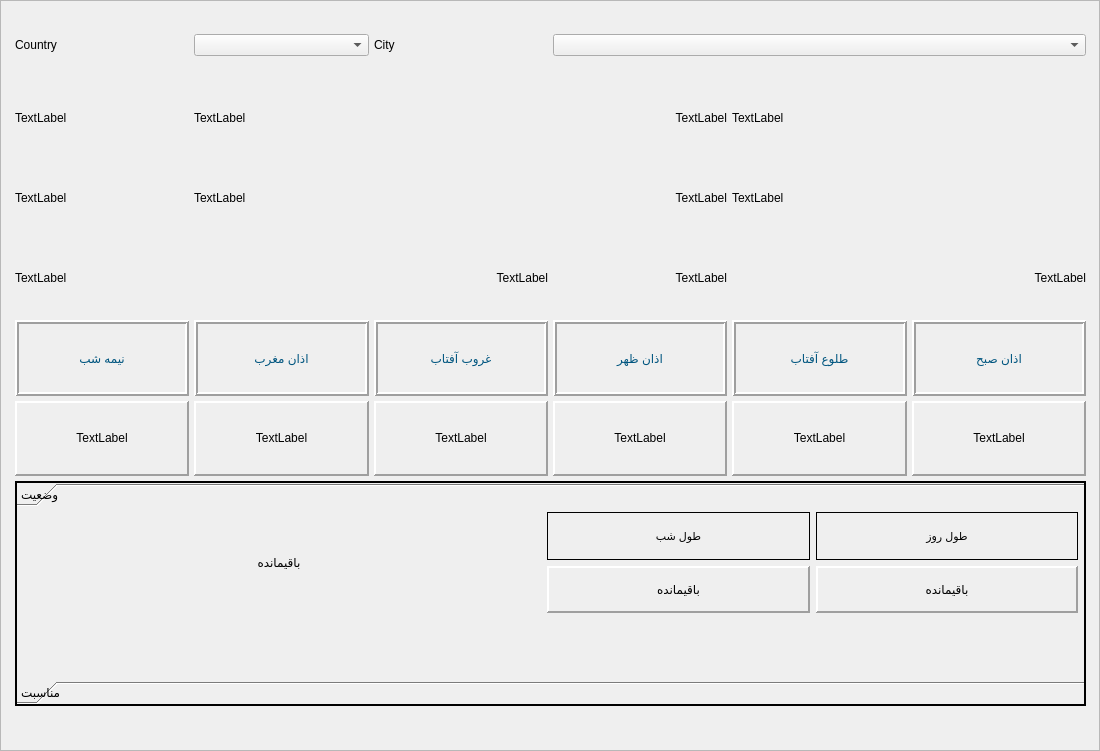
<?xml version="1.0" encoding="UTF-8"?>
<ui version="4.0">
 <class>Frame</class>
 <widget class="QFrame" name="Frame">
  <property name="geometry">
   <rect>
    <x>0</x>
    <y>0</y>
    <width>1100</width>
    <height>751</height>
   </rect>
  </property>
  <property name="windowTitle">
   <string>Owghat</string>
  </property>
  <property name="windowIcon">
   <iconset>
    <normaloff>overtime.png</normaloff>overtime.png</iconset>
  </property>
  <property name="frameShape">
   <enum>QFrame::StyledPanel</enum>
  </property>
  <property name="frameShadow">
   <enum>QFrame::Raised</enum>
  </property>
  <widget class="QWidget" name="gridLayoutWidget">
   <property name="geometry">
    <rect>
     <x>10</x>
     <y>10</y>
     <width>1081</width>
     <height>701</height>
    </rect>
   </property>
   <layout class="QGridLayout" name="gridLayout" rowstretch="3,1,1,1,1,1,3" columnstretch="1,1,1,1,1,1" rowminimumheight="60,60,60,60,60,60,60" columnminimumwidth="15,5,5,5,5,5">
    <property name="sizeConstraint">
     <enum>QLayout::SetMinAndMaxSize</enum>
    </property>
    <property name="margin">
     <number>5</number>
    </property>
    <property name="spacing">
     <number>5</number>
    </property>
    <item row="5" column="0">
     <widget class="QLabel" name="label_1v">
      <property name="frameShape">
       <enum>QFrame::Panel</enum>
      </property>
      <property name="frameShadow">
       <enum>QFrame::Raised</enum>
      </property>
      <property name="lineWidth">
       <number>2</number>
      </property>
      <property name="text">
       <string>TextLabel</string>
      </property>
      <property name="textFormat">
       <enum>Qt::RichText</enum>
      </property>
      <property name="alignment">
       <set>Qt::AlignCenter</set>
      </property>
     </widget>
    </item>
    <item row="3" column="0">
     <widget class="QLabel" name="label_y3">
      <property name="text">
       <string>TextLabel</string>
      </property>
     </widget>
    </item>
    <item row="1" column="0">
     <widget class="QLabel" name="label_y1">
      <property name="layoutDirection">
       <enum>Qt::LeftToRight</enum>
      </property>
      <property name="text">
       <string>TextLabel</string>
      </property>
      <property name="alignment">
       <set>Qt::AlignLeading|Qt::AlignLeft|Qt::AlignVCenter</set>
      </property>
     </widget>
    </item>
    <item row="2" column="0">
     <widget class="QLabel" name="label_y2">
      <property name="layoutDirection">
       <enum>Qt::LeftToRight</enum>
      </property>
      <property name="text">
       <string>TextLabel</string>
      </property>
      <property name="alignment">
       <set>Qt::AlignLeading|Qt::AlignLeft|Qt::AlignVCenter</set>
      </property>
     </widget>
    </item>
    <item row="5" column="2">
     <widget class="QLabel" name="label_3v">
      <property name="frameShape">
       <enum>QFrame::Panel</enum>
      </property>
      <property name="frameShadow">
       <enum>QFrame::Raised</enum>
      </property>
      <property name="lineWidth">
       <number>2</number>
      </property>
      <property name="text">
       <string>TextLabel</string>
      </property>
      <property name="textFormat">
       <enum>Qt::RichText</enum>
      </property>
      <property name="alignment">
       <set>Qt::AlignCenter</set>
      </property>
     </widget>
    </item>
    <item row="5" column="3">
     <widget class="QLabel" name="label_4v">
      <property name="frameShape">
       <enum>QFrame::Panel</enum>
      </property>
      <property name="frameShadow">
       <enum>QFrame::Raised</enum>
      </property>
      <property name="lineWidth">
       <number>2</number>
      </property>
      <property name="text">
       <string>TextLabel</string>
      </property>
      <property name="textFormat">
       <enum>Qt::RichText</enum>
      </property>
      <property name="alignment">
       <set>Qt::AlignCenter</set>
      </property>
     </widget>
    </item>
    <item row="4" column="2">
     <widget class="QLabel" name="label_3">
      <property name="minimumSize">
       <size>
        <width>70</width>
        <height>0</height>
       </size>
      </property>
      <property name="layoutDirection">
       <enum>Qt::RightToLeft</enum>
      </property>
      <property name="styleSheet">
       <string notr="true">color:rgb(0, 85, 127)</string>
      </property>
      <property name="frameShape">
       <enum>QFrame::Box</enum>
      </property>
      <property name="frameShadow">
       <enum>QFrame::Raised</enum>
      </property>
      <property name="lineWidth">
       <number>2</number>
      </property>
      <property name="text">
       <string>غروب آفتاب</string>
      </property>
      <property name="alignment">
       <set>Qt::AlignCenter</set>
      </property>
     </widget>
    </item>
    <item row="2" column="3">
     <widget class="QLabel" name="label_d2">
      <property name="text">
       <string>TextLabel</string>
      </property>
      <property name="alignment">
       <set>Qt::AlignRight|Qt::AlignTrailing|Qt::AlignVCenter</set>
      </property>
     </widget>
    </item>
    <item row="5" column="1">
     <widget class="QLabel" name="label_2v">
      <property name="frameShape">
       <enum>QFrame::Panel</enum>
      </property>
      <property name="frameShadow">
       <enum>QFrame::Raised</enum>
      </property>
      <property name="lineWidth">
       <number>2</number>
      </property>
      <property name="text">
       <string>TextLabel</string>
      </property>
      <property name="textFormat">
       <enum>Qt::RichText</enum>
      </property>
      <property name="alignment">
       <set>Qt::AlignCenter</set>
      </property>
     </widget>
    </item>
    <item row="4" column="5">
     <widget class="QLabel" name="label_6">
      <property name="minimumSize">
       <size>
        <width>70</width>
        <height>0</height>
       </size>
      </property>
      <property name="layoutDirection">
       <enum>Qt::RightToLeft</enum>
      </property>
      <property name="styleSheet">
       <string notr="true">color:rgb(0, 85, 127)</string>
      </property>
      <property name="frameShape">
       <enum>QFrame::Box</enum>
      </property>
      <property name="frameShadow">
       <enum>QFrame::Raised</enum>
      </property>
      <property name="lineWidth">
       <number>2</number>
      </property>
      <property name="text">
       <string>اذان صبح</string>
      </property>
      <property name="alignment">
       <set>Qt::AlignCenter</set>
      </property>
     </widget>
    </item>
    <item row="4" column="1">
     <widget class="QLabel" name="label_2">
      <property name="minimumSize">
       <size>
        <width>70</width>
        <height>0</height>
       </size>
      </property>
      <property name="layoutDirection">
       <enum>Qt::RightToLeft</enum>
      </property>
      <property name="styleSheet">
       <string notr="true">color:rgb(0, 85, 127)</string>
      </property>
      <property name="frameShape">
       <enum>QFrame::Box</enum>
      </property>
      <property name="frameShadow">
       <enum>QFrame::Raised</enum>
      </property>
      <property name="lineWidth">
       <number>2</number>
      </property>
      <property name="text">
       <string>اذان مغرب</string>
      </property>
      <property name="alignment">
       <set>Qt::AlignCenter</set>
      </property>
     </widget>
    </item>
    <item row="5" column="5">
     <widget class="QLabel" name="label_6v">
      <property name="frameShape">
       <enum>QFrame::Panel</enum>
      </property>
      <property name="frameShadow">
       <enum>QFrame::Raised</enum>
      </property>
      <property name="lineWidth">
       <number>2</number>
      </property>
      <property name="text">
       <string>TextLabel</string>
      </property>
      <property name="textFormat">
       <enum>Qt::RichText</enum>
      </property>
      <property name="alignment">
       <set>Qt::AlignCenter</set>
      </property>
     </widget>
    </item>
    <item row="1" column="3">
     <widget class="QLabel" name="label_d1">
      <property name="text">
       <string>TextLabel</string>
      </property>
      <property name="alignment">
       <set>Qt::AlignRight|Qt::AlignTrailing|Qt::AlignVCenter</set>
      </property>
     </widget>
    </item>
    <item row="3" column="3">
     <widget class="QLabel" name="label_d3">
      <property name="text">
       <string>TextLabel</string>
      </property>
      <property name="alignment">
       <set>Qt::AlignRight|Qt::AlignTrailing|Qt::AlignVCenter</set>
      </property>
     </widget>
    </item>
    <item row="4" column="3">
     <widget class="QLabel" name="label_4">
      <property name="minimumSize">
       <size>
        <width>70</width>
        <height>0</height>
       </size>
      </property>
      <property name="layoutDirection">
       <enum>Qt::RightToLeft</enum>
      </property>
      <property name="styleSheet">
       <string notr="true">color:rgb(0, 85, 127)</string>
      </property>
      <property name="frameShape">
       <enum>QFrame::Box</enum>
      </property>
      <property name="frameShadow">
       <enum>QFrame::Raised</enum>
      </property>
      <property name="lineWidth">
       <number>2</number>
      </property>
      <property name="text">
       <string>اذان ظهر</string>
      </property>
      <property name="alignment">
       <set>Qt::AlignCenter</set>
      </property>
     </widget>
    </item>
    <item row="4" column="4">
     <widget class="QLabel" name="label_5">
      <property name="minimumSize">
       <size>
        <width>70</width>
        <height>0</height>
       </size>
      </property>
      <property name="layoutDirection">
       <enum>Qt::RightToLeft</enum>
      </property>
      <property name="styleSheet">
       <string notr="true">color:rgb(0, 85, 127)</string>
      </property>
      <property name="frameShape">
       <enum>QFrame::Box</enum>
      </property>
      <property name="frameShadow">
       <enum>QFrame::Raised</enum>
      </property>
      <property name="lineWidth">
       <number>2</number>
      </property>
      <property name="text">
       <string>طلوع آفتاب</string>
      </property>
      <property name="alignment">
       <set>Qt::AlignCenter</set>
      </property>
     </widget>
    </item>
    <item row="4" column="0">
     <widget class="QLabel" name="label_1">
      <property name="minimumSize">
       <size>
        <width>70</width>
        <height>0</height>
       </size>
      </property>
      <property name="layoutDirection">
       <enum>Qt::RightToLeft</enum>
      </property>
      <property name="styleSheet">
       <string notr="true">color:rgb(0, 85, 127)</string>
      </property>
      <property name="frameShape">
       <enum>QFrame::Box</enum>
      </property>
      <property name="frameShadow">
       <enum>QFrame::Raised</enum>
      </property>
      <property name="lineWidth">
       <number>2</number>
      </property>
      <property name="text">
       <string>نیمه شب</string>
      </property>
      <property name="alignment">
       <set>Qt::AlignCenter</set>
      </property>
     </widget>
    </item>
    <item row="5" column="4">
     <widget class="QLabel" name="label_5v">
      <property name="frameShape">
       <enum>QFrame::Panel</enum>
      </property>
      <property name="frameShadow">
       <enum>QFrame::Raised</enum>
      </property>
      <property name="lineWidth">
       <number>2</number>
      </property>
      <property name="text">
       <string>TextLabel</string>
      </property>
      <property name="textFormat">
       <enum>Qt::RichText</enum>
      </property>
      <property name="alignment">
       <set>Qt::AlignCenter</set>
      </property>
     </widget>
    </item>
    <item row="0" column="0">
     <widget class="QLabel" name="label_country">
      <property name="layoutDirection">
       <enum>Qt::RightToLeft</enum>
      </property>
      <property name="text">
       <string>Country</string>
      </property>
     </widget>
    </item>
    <item row="6" column="0" colspan="6">
     <widget class="QToolBox" name="toolBox">
      <property name="layoutDirection">
       <enum>Qt::RightToLeft</enum>
      </property>
      <property name="autoFillBackground">
       <bool>false</bool>
      </property>
      <property name="locale">
       <locale language="Persian" country="Iran"/>
      </property>
      <property name="frameShape">
       <enum>QFrame::WinPanel</enum>
      </property>
      <property name="currentIndex">
       <number>0</number>
      </property>
      <widget class="QWidget" name="page_remain">
       <property name="geometry">
        <rect>
         <x>0</x>
         <y>0</y>
         <width>1067</width>
         <height>105</height>
        </rect>
       </property>
       <attribute name="label">
        <string>وضعیت</string>
       </attribute>
       <widget class="QWidget" name="gridLayoutWidget_2">
        <property name="geometry">
         <rect>
          <x>0</x>
          <y>0</y>
          <width>1061</width>
          <height>101</height>
         </rect>
        </property>
        <layout class="QGridLayout" name="gridLayout_remain" columnstretch="1,1,2" rowminimumheight="1,1">
         <item row="1" column="1">
          <widget class="QLabel" name="label_len_night">
           <property name="layoutDirection">
            <enum>Qt::RightToLeft</enum>
           </property>
           <property name="frameShape">
            <enum>QFrame::Panel</enum>
           </property>
           <property name="frameShadow">
            <enum>QFrame::Raised</enum>
           </property>
           <property name="lineWidth">
            <number>2</number>
           </property>
           <property name="midLineWidth">
            <number>2</number>
           </property>
           <property name="text">
            <string>باقیمانده</string>
           </property>
           <property name="textFormat">
            <enum>Qt::RichText</enum>
           </property>
           <property name="alignment">
            <set>Qt::AlignCenter</set>
           </property>
          </widget>
         </item>
         <item row="0" column="1">
          <widget class="QLabel" name="label_nlen">
           <property name="font">
            <font>
             <pointsize>8</pointsize>
            </font>
           </property>
           <property name="layoutDirection">
            <enum>Qt::RightToLeft</enum>
           </property>
           <property name="frameShape">
            <enum>QFrame::Box</enum>
           </property>
           <property name="text">
            <string>طول شب</string>
           </property>
           <property name="textFormat">
            <enum>Qt::RichText</enum>
           </property>
           <property name="alignment">
            <set>Qt::AlignCenter</set>
           </property>
          </widget>
         </item>
         <item row="1" column="0">
          <widget class="QLabel" name="label_len_day">
           <property name="layoutDirection">
            <enum>Qt::RightToLeft</enum>
           </property>
           <property name="frameShape">
            <enum>QFrame::Panel</enum>
           </property>
           <property name="frameShadow">
            <enum>QFrame::Raised</enum>
           </property>
           <property name="lineWidth">
            <number>2</number>
           </property>
           <property name="midLineWidth">
            <number>2</number>
           </property>
           <property name="text">
            <string>باقیمانده</string>
           </property>
           <property name="textFormat">
            <enum>Qt::RichText</enum>
           </property>
           <property name="alignment">
            <set>Qt::AlignCenter</set>
           </property>
          </widget>
         </item>
         <item row="0" column="0">
          <widget class="QLabel" name="label_dlen">
           <property name="font">
            <font>
             <pointsize>8</pointsize>
            </font>
           </property>
           <property name="layoutDirection">
            <enum>Qt::RightToLeft</enum>
           </property>
           <property name="frameShape">
            <enum>QFrame::Box</enum>
           </property>
           <property name="text">
            <string>طول روز</string>
           </property>
           <property name="textFormat">
            <enum>Qt::RichText</enum>
           </property>
           <property name="alignment">
            <set>Qt::AlignCenter</set>
           </property>
          </widget>
         </item>
         <item row="0" column="2" rowspan="2">
          <widget class="QLabel" name="label_remain">
           <property name="layoutDirection">
            <enum>Qt::RightToLeft</enum>
           </property>
           <property name="text">
            <string>باقیمانده</string>
           </property>
           <property name="textFormat">
            <enum>Qt::RichText</enum>
           </property>
           <property name="alignment">
            <set>Qt::AlignCenter</set>
           </property>
          </widget>
         </item>
        </layout>
       </widget>
      </widget>
      <widget class="QWidget" name="page_cermony">
       <property name="geometry">
        <rect>
         <x>0</x>
         <y>0</y>
         <width>1067</width>
         <height>105</height>
        </rect>
       </property>
       <attribute name="label">
        <string>مناسبت</string>
       </attribute>
       <widget class="QLabel" name="label_cermony">
        <property name="geometry">
         <rect>
          <x>0</x>
          <y>0</y>
          <width>1061</width>
          <height>101</height>
         </rect>
        </property>
        <property name="layoutDirection">
         <enum>Qt::RightToLeft</enum>
        </property>
        <property name="text">
         <string>مناسبت</string>
        </property>
        <property name="textFormat">
         <enum>Qt::RichText</enum>
        </property>
        <property name="alignment">
         <set>Qt::AlignCenter</set>
        </property>
       </widget>
      </widget>
     </widget>
    </item>
    <item row="1" column="1" colspan="2">
     <widget class="QLabel" name="label_B1">
      <property name="layoutDirection">
       <enum>Qt::RightToLeft</enum>
      </property>
      <property name="text">
       <string>TextLabel</string>
      </property>
      <property name="alignment">
       <set>Qt::AlignLeading|Qt::AlignLeft|Qt::AlignVCenter</set>
      </property>
     </widget>
    </item>
    <item row="2" column="1" colspan="2">
     <widget class="QLabel" name="label_B2">
      <property name="layoutDirection">
       <enum>Qt::RightToLeft</enum>
      </property>
      <property name="text">
       <string>TextLabel</string>
      </property>
      <property name="alignment">
       <set>Qt::AlignLeading|Qt::AlignLeft|Qt::AlignVCenter</set>
      </property>
     </widget>
    </item>
    <item row="3" column="1" colspan="2">
     <widget class="QLabel" name="label_B3">
      <property name="layoutDirection">
       <enum>Qt::RightToLeft</enum>
      </property>
      <property name="text">
       <string>TextLabel</string>
      </property>
      <property name="alignment">
       <set>Qt::AlignRight|Qt::AlignTrailing|Qt::AlignVCenter</set>
      </property>
     </widget>
    </item>
    <item row="1" column="4" colspan="2">
     <widget class="QLabel" name="label_A1">
      <property name="layoutDirection">
       <enum>Qt::RightToLeft</enum>
      </property>
      <property name="text">
       <string>TextLabel</string>
      </property>
      <property name="alignment">
       <set>Qt::AlignLeading|Qt::AlignLeft|Qt::AlignVCenter</set>
      </property>
     </widget>
    </item>
    <item row="2" column="4" colspan="2">
     <widget class="QLabel" name="label_A2">
      <property name="layoutDirection">
       <enum>Qt::RightToLeft</enum>
      </property>
      <property name="text">
       <string>TextLabel</string>
      </property>
      <property name="alignment">
       <set>Qt::AlignLeading|Qt::AlignLeft|Qt::AlignVCenter</set>
      </property>
     </widget>
    </item>
    <item row="3" column="4" colspan="2">
     <widget class="QLabel" name="label_A3">
      <property name="layoutDirection">
       <enum>Qt::RightToLeft</enum>
      </property>
      <property name="text">
       <string>TextLabel</string>
      </property>
      <property name="alignment">
       <set>Qt::AlignRight|Qt::AlignTrailing|Qt::AlignVCenter</set>
      </property>
     </widget>
    </item>
    <item row="0" column="1">
     <widget class="QComboBox" name="comboBox_country"/>
    </item>
    <item row="0" column="2">
     <widget class="QLabel" name="label_city">
      <property name="layoutDirection">
       <enum>Qt::RightToLeft</enum>
      </property>
      <property name="lineWidth">
       <number>2</number>
      </property>
      <property name="midLineWidth">
       <number>4</number>
      </property>
      <property name="text">
       <string>City</string>
      </property>
     </widget>
    </item>
    <item row="0" column="3" colspan="3">
     <widget class="QComboBox" name="comboBox_city"/>
    </item>
   </layout>
  </widget>
 </widget>
 <tabstops>
  <tabstop>comboBox_city</tabstop>
  <tabstop>comboBox_country</tabstop>
 </tabstops>
 <resources/>
 <connections/>
</ui>
